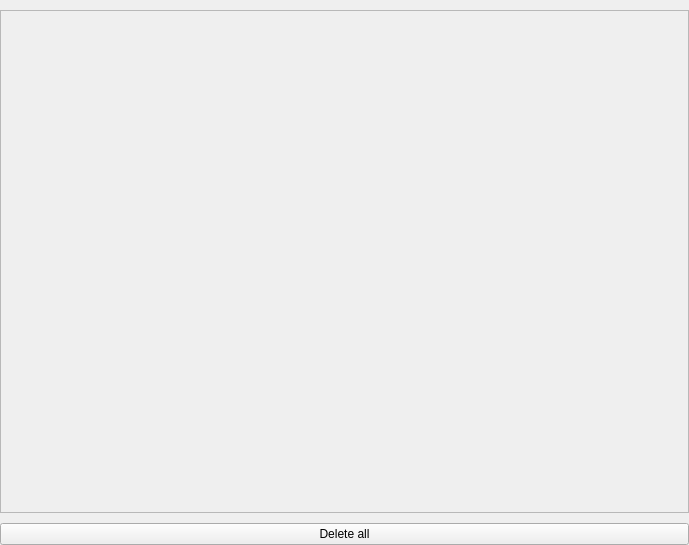
<?xml version="1.0" encoding="UTF-8"?>
<ui version="4.0">
 <class>llm_history_widget</class>
 <widget class="QWidget" name="llm_history_widget">
  <property name="geometry">
   <rect>
    <x>0</x>
    <y>0</y>
    <width>689</width>
    <height>545</height>
   </rect>
  </property>
  <property name="windowTitle">
   <string>Form</string>
  </property>
  <layout class="QGridLayout" name="gridLayout">
   <property name="leftMargin">
    <number>0</number>
   </property>
   <property name="topMargin">
    <number>10</number>
   </property>
   <property name="rightMargin">
    <number>0</number>
   </property>
   <property name="bottomMargin">
    <number>0</number>
   </property>
   <property name="horizontalSpacing">
    <number>0</number>
   </property>
   <property name="verticalSpacing">
    <number>10</number>
   </property>
   <item row="1" column="0">
    <widget class="QPushButton" name="delete_all">
     <property name="cursor">
      <cursorShape>PointingHandCursor</cursorShape>
     </property>
     <property name="toolTip">
      <string>Delete all conversations</string>
     </property>
     <property name="text">
      <string>Delete all</string>
     </property>
     <property name="icon">
      <iconset resource="../../../../../gui/resources/feather.qrc">
       <normaloff>:/light/icons/lucide/light/trash-2.svg</normaloff>:/light/icons/lucide/light/trash-2.svg</iconset>
     </property>
    </widget>
   </item>
   <item row="0" column="0">
    <widget class="QScrollArea" name="conversations_scroll_area">
     <property name="minimumSize">
      <size>
       <width>0</width>
       <height>50</height>
      </size>
     </property>
     <property name="widgetResizable">
      <bool>true</bool>
     </property>
     <widget class="QWidget" name="scrollAreaWidgetContents">
      <property name="geometry">
       <rect>
        <x>0</x>
        <y>0</y>
        <width>687</width>
        <height>497</height>
       </rect>
      </property>
      <layout class="QGridLayout" name="gridLayout_2">
       <property name="leftMargin">
        <number>0</number>
       </property>
       <property name="topMargin">
        <number>0</number>
       </property>
       <property name="rightMargin">
        <number>10</number>
       </property>
       <property name="bottomMargin">
        <number>10</number>
       </property>
       <property name="horizontalSpacing">
        <number>0</number>
       </property>
       <property name="verticalSpacing">
        <number>10</number>
       </property>
      </layout>
     </widget>
    </widget>
   </item>
  </layout>
 </widget>
 <resources>
  <include location="../../../../../gui/resources/feather.qrc"/>
 </resources>
 <connections/>
</ui>
